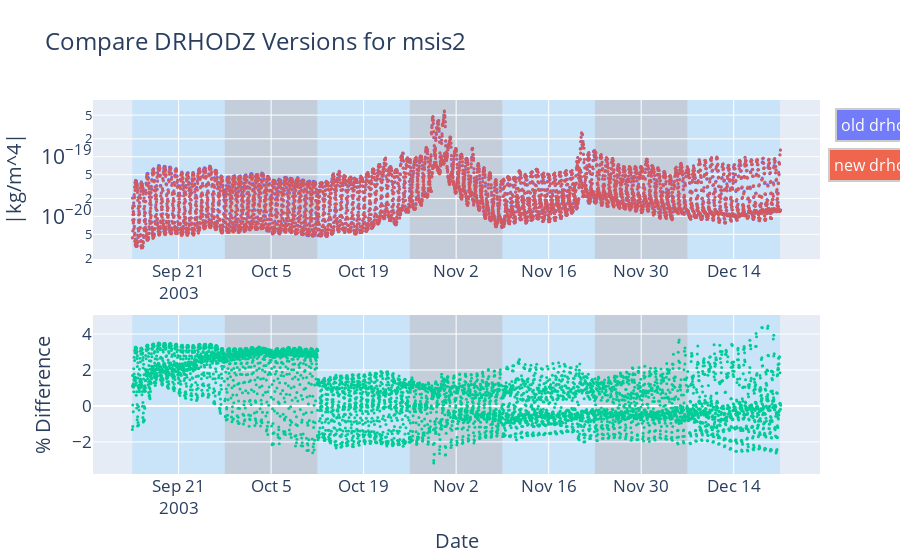

Notebook source saved alongside this figure:
### Code cell
%load_ext autoreload
%autoreload 2

import sys  
sys.path.insert(0, '/data/geodyn_proj/pygeodyn/')
from pygeodyn_Analysis import plot_drhodz


fig = make_subplots(rows=2, cols=1   )

fig = plot_drhodz(fig, Obj_msis2_DrhodzOff,Obj_msis2_DrhodzOn, 0, 200, 'old drhodz','new drhodz' )

iplot(fig)

### Figure 1 — Plotly figure (JSON) as saved in the notebook; plotly's stock layout.template omitted (floating-point values rounded to 4 significant figures; data arrays with more than 128 entries replaced by an {"elided": "..."} marker saying what was removed)
{"data": [{"marker": {"color": "#636EFA", "size": 3}, "mode": "markers", "name": "Arc: 1", "showlegend": false, "type": "scatter", "x": {"elided": "809 str values"}, "xaxis": "x", "y": {"elided": "809 float values"}, "yaxis": "y"}, {"marker": {"color": "#EF553B", "size": 3}, "mode": "markers", "name": "Arc: 1", "opacity": 0.8, "showlegend": false, "type": "scatter", "x": {"elided": "809 str values"}, "xaxis": "x", "y": {"elided": "809 float values"}, "yaxis": "y"}, {"marker": {"color": "#00CC96", "size": 3}, "mode": "markers", "name": "Arc: 1", "showlegend": false, "type": "scatter", "x": {"elided": "809 str values"}, "xaxis": "x2", "y": {"elided": "809 float values"}, "yaxis": "y2"}, {"marker": {"color": "#636EFA", "size": 3}, "mode": "markers", "name": "Arc: 2", "showlegend": false, "type": "scatter", "x": {"elided": "809 str values"}, "xaxis": "x", "y": {"elided": "809 float values"}, "yaxis": "y"}, {"marker": {"color": "#EF553B", "size": 3}, "mode": "markers", "name": "Arc: 2", "opacity": 0.8, "showlegend": false, "type": "scatter", "x": {"elided": "809 str values"}, "xaxis": "x", "y": {"elided": "809 float values"}, "yaxis": "y"}, {"marker": {"color": "#00CC96", "size": 3}, "mode": "markers", "name": "Arc: 2", "showlegend": false, "type": "scatter", "x": {"elided": "809 str values"}, "xaxis": "x2", "y": {"elided": "809 float values"}, "yaxis": "y2"}, {"marker": {"color": "#636EFA", "size": 3}, "mode": "markers", "name": "Arc: 3", "showlegend": false, "type": "scatter", "x": {"elided": "810 str values"}, "xaxis": "x", "y": {"elided": "810 float values"}, "yaxis": "y"}, {"marker": {"color": "#EF553B", "size": 3}, "mode": "markers", "name": "Arc: 3", "opacity": 0.8, "showlegend": false, "type": "scatter", "x": {"elided": "810 str values"}, "xaxis": "x", "y": {"elided": "810 float values"}, "yaxis": "y"}, {"marker": {"color": "#00CC96", "size": 3}, "mode": "markers", "name": "Arc: 3", "showlegend": false, "type": "scatter", "x": {"elided": "810 str values"}, "xaxis": "x2", "y": {"elided": "810 float values"}, "yaxis": "y2"}, {"marker": {"color": "#636EFA", "size": 3}, "mode": "markers", "name": "Arc: 4", "showlegend": false, "type": "scatter", "x": {"elided": "803 str values"}, "xaxis": "x", "y": {"elided": "803 float values"}, "yaxis": "y"}, {"marker": {"color": "#EF553B", "size": 3}, "mode": "markers", "name": "Arc: 4", "opacity": 0.8, "showlegend": false, "type": "scatter", "x": {"elided": "803 str values"}, "xaxis": "x", "y": {"elided": "803 float values"}, "yaxis": "y"}, {"marker": {"color": "#00CC96", "size": 3}, "mode": "markers", "name": "Arc: 4", "showlegend": false, "type": "scatter", "x": {"elided": "803 str values"}, "xaxis": "x2", "y": {"elided": "803 float values"}, "yaxis": "y2"}, {"marker": {"color": "#636EFA", "size": 3}, "mode": "markers", "name": "Arc: 5", "showlegend": false, "type": "scatter", "x": {"elided": "810 str values"}, "xaxis": "x", "y": {"elided": "810 float values"}, "yaxis": "y"}, {"marker": {"color": "#EF553B", "size": 3}, "mode": "markers", "name": "Arc: 5", "opacity": 0.8, "showlegend": false, "type": "scatter", "x": {"elided": "810 str values"}, "xaxis": "x", "y": {"elided": "810 float values"}, "yaxis": "y"}, {"marker": {"color": "#00CC96", "size": 3}, "mode": "markers", "name": "Arc: 5", "showlegend": false, "type": "scatter", "x": {"elided": "810 str values"}, "xaxis": "x2", "y": {"elided": "810 float values"}, "yaxis": "y2"}, {"marker": {"color": "#636EFA", "size": 3}, "mode": "markers", "name": "Arc: 6", "showlegend": false, "type": "scatter", "x": {"elided": "802 str values"}, "xaxis": "x", "y": {"elided": "802 float values"}, "yaxis": "y"}, {"marker": {"color": "#EF553B", "size": 3}, "mode": "markers", "name": "Arc: 6", "opacity": 0.8, "showlegend": false, "type": "scatter", "x": {"elided": "802 str values"}, "xaxis": "x", "y": {"elided": "802 float values"}, "yaxis": "y"}, {"marker": {"color": "#00CC96", "size": 3}, "mode": "markers", "name": "Arc: 6", "showlegend": false, "type": "scatter", "x": {"elided": "802 str values"}, "xaxis": "x2", "y": {"elided": "802 float values"}, "yaxis": "y2"}, {"marker": {"color": "#636EFA", "size": 3}, "mode": "markers", "name": "Arc: 7", "showlegend": false, "type": "scatter", "x": {"elided": "807 str values"}, "xaxis": "x", "y": {"elided": "807 float values"}, "yaxis": "y"}, {"marker": {"color": "#EF553B", "size": 3}, "mode": "markers", "name": "Arc: 7", "opacity": 0.8, "showlegend": false, "type": "scatter", "x": {"elided": "807 str values"}, "xaxis": "x", "y": {"elided": "807 float values"}, "yaxis": "y"}, {"marker": {"color": "#00CC96", "size": 3}, "mode": "markers", "name": "Arc: 7", "showlegend": false, "type": "scatter", "x": {"elided": "807 str values"}, "xaxis": "x2", "y": {"elided": "807 float values"}, "yaxis": "y2"}], "layout": {"annotations": [{"align": "center", "bgcolor": "#636EFA", "bordercolor": "#c7c7c7", "borderpad": 4, "borderwidth": 2, "font": {"color": "#ffffff", "size": 16}, "opacity": 0.9, "showarrow": false, "text": "old drhodz", "x": 1.15, "xref": "x domain", "y": 0.95, "yref": "y domain"}, {"align": "center", "bgcolor": "#EF553B", "bordercolor": "#c7c7c7", "borderpad": 4, "borderwidth": 2, "font": {"color": "#ffffff", "size": 16}, "opacity": 0.9, "showarrow": false, "text": "new drhodz", "x": 1.15, "xref": "x domain", "y": 0.7, "yref": "y domain"}], "font": {"size": 17}, "shapes": [{"fillcolor": "LightSkyBlue", "layer": "below", "line": {"width": 0}, "opacity": 0.3, "type": "rect", "x0": "2003-09-14T00:00:00", "x1": "2003-09-28T00:00:00", "xref": "x", "y0": 0, "y1": 1, "yref": "y domain"}, {"fillcolor": "LightSkyBlue", "layer": "below", "line": {"width": 0}, "opacity": 0.3, "type": "rect", "x0": "2003-09-14T00:00:00", "x1": "2003-09-28T00:00:00", "xref": "x2", "y0": 0, "y1": 1, "yref": "y2 domain"}, {"fillcolor": "LightSlateGrey", "layer": "below", "line": {"width": 0}, "opacity": 0.3, "type": "rect", "x0": "2003-09-28T00:00:00", "x1": "2003-10-12T00:00:00", "xref": "x", "y0": 0, "y1": 1, "yref": "y domain"}, {"fillcolor": "LightSlateGrey", "layer": "below", "line": {"width": 0}, "opacity": 0.3, "type": "rect", "x0": "2003-09-28T00:00:00", "x1": "2003-10-12T00:00:00", "xref": "x2", "y0": 0, "y1": 1, "yref": "y2 domain"}, {"fillcolor": "LightSkyBlue", "layer": "below", "line": {"width": 0}, "opacity": 0.3, "type": "rect", "x0": "2003-10-12T00:00:00", "x1": "2003-10-26T00:00:00", "xref": "x", "y0": 0, "y1": 1, "yref": "y domain"}, {"fillcolor": "LightSkyBlue", "layer": "below", "line": {"width": 0}, "opacity": 0.3, "type": "rect", "x0": "2003-10-12T00:00:00", "x1": "2003-10-26T00:00:00", "xref": "x2", "y0": 0, "y1": 1, "yref": "y2 domain"}, {"fillcolor": "LightSlateGrey", "layer": "below", "line": {"width": 0}, "opacity": 0.3, "type": "rect", "x0": "2003-10-26T00:00:00", "x1": "2003-11-09T00:00:00", "xref": "x", "y0": 0, "y1": 1, "yref": "y domain"}, {"fillcolor": "LightSlateGrey", "layer": "below", "line": {"width": 0}, "opacity": 0.3, "type": "rect", "x0": "2003-10-26T00:00:00", "x1": "2003-11-09T00:00:00", "xref": "x2", "y0": 0, "y1": 1, "yref": "y2 domain"}, {"fillcolor": "LightSkyBlue", "layer": "below", "line": {"width": 0}, "opacity": 0.3, "type": "rect", "x0": "2003-11-09T00:00:00", "x1": "2003-11-23T00:00:00", "xref": "x", "y0": 0, "y1": 1, "yref": "y domain"}, {"fillcolor": "LightSkyBlue", "layer": "below", "line": {"width": 0}, "opacity": 0.3, "type": "rect", "x0": "2003-11-09T00:00:00", "x1": "2003-11-23T00:00:00", "xref": "x2", "y0": 0, "y1": 1, "yref": "y2 domain"}, {"fillcolor": "LightSlateGrey", "layer": "below", "line": {"width": 0}, "opacity": 0.3, "type": "rect", "x0": "2003-11-23T00:00:00", "x1": "2003-12-07T00:00:00", "xref": "x", "y0": 0, "y1": 1, "yref": "y domain"}, {"fillcolor": "LightSlateGrey", "layer": "below", "line": {"width": 0}, "opacity": 0.3, "type": "rect", "x0": "2003-11-23T00:00:00", "x1": "2003-12-07T00:00:00", "xref": "x2", "y0": 0, "y1": 1, "yref": "y2 domain"}, {"fillcolor": "LightSkyBlue", "layer": "below", "line": {"width": 0}, "opacity": 0.3, "type": "rect", "x0": "2003-12-07T00:00:00", "x1": "2003-12-21T00:00:00", "xref": "x", "y0": 0, "y1": 1, "yref": "y domain"}, {"fillcolor": "LightSkyBlue", "layer": "below", "line": {"width": 0}, "opacity": 0.3, "type": "rect", "x0": "2003-12-07T00:00:00", "x1": "2003-12-21T00:00:00", "xref": "x2", "y0": 0, "y1": 1, "yref": "y2 domain"}], "title": {"text": "Compare DRHODZ Versions for msis2"}, "xaxis": {"anchor": "y", "domain": [0, 1]}, "xaxis2": {"anchor": "y2", "domain": [0, 1], "title": {"text": "Date"}}, "yaxis": {"anchor": "x", "domain": [0.575, 1], "exponentformat": "power", "title": {"text": "|kg/m^4|"}, "type": "log"}, "yaxis2": {"anchor": "x2", "domain": [0, 0.425], "title": {"text": "% Difference"}}}}
